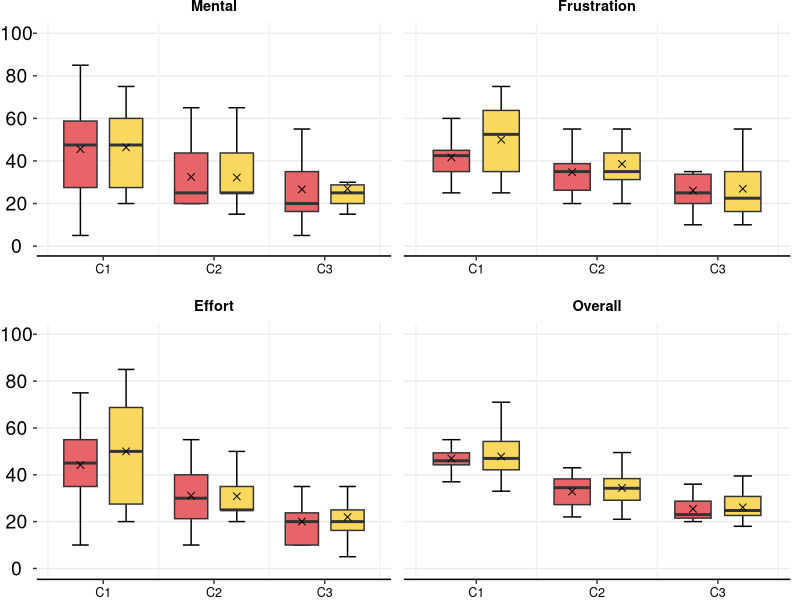

Reproduce this figure in R. (Note: this script raises an error after producing the figure.)
## ---- chunk 1
# library
library(ggplot2)
library(dplyr)
library(broom)
library(tidyr)
library(stats)
library(gridExtra)
library(grid)

coloring = c("#E76469", "#F8D85E","#EDA645","#D1B0B3","#8C99A6","#ADD299","#4FA490","#3B7F9F")
fontsize = 14
dodge = .75
## ---- chunk 2
df=read.csv('csv/tlx.csv', sep=",")
condition_order <- c("C1", "C2", "C3")
param_order <- c("Mental", "Physical", "Temporal", "Performance", "Effort", "Frustration", "Overall")


cp <- function(df, dodge, lab) {
    ggplot(df, aes(x = conditions, y = score)) +
    stat_boxplot(aes(fill = role), geom = "errorbar", width = 0.3, position = position_dodge(1.1*dodge)) +
    geom_boxplot(aes(fill = role), width = 0.8*dodge, coef = 0, outlier.alpha = 0, show.legend = F,
                 position = position_dodge(1.1*dodge)) +
    stat_summary(aes(fill = role), fun.y = mean,
                 geom= "point", shape = 4, size = 2, colour= "black",
                 position = position_dodge(1.1*dodge)) +
    geom_vline(xintercept=c(0.5,1.5,2.5,3.5,4.5),color="#F2F2F2")+ 
    xlab(NULL) +
    ylab(NULL) +
    # stat_pvalue_manual(stat, label = 'p.adj.signif', hide.ns = TRUE, tip.length = 0.02) +
    scale_fill_manual(name= "conditions", values = coloring) +
    scale_color_manual(name = "conditions", values = coloring) +
    scale_y_continuous(minor_breaks = seq(0, 100, 20), breaks = seq(0, 100, by=20), limits=c(0, 100)) +
    annotation_custom(grid::linesGrob(y = c(0,0), gp = grid::gpar(lwd=3))) +
    labs(title = lab) +
    theme_bw()  +
    theme(
      axis.line = element_blank(),
      axis.title.y=element_blank(),
      axis.text.x = element_text(color="black", size=.65*fontsize),
      axis.text.y = element_blank(),
      text = element_text(size=fontsize),
      strip.background = element_blank(),
      plot.background = element_blank(),
      plot.title = element_text(hjust = 0.5, color="black", size=.75*fontsize, face = "bold"),
      plot.tag = element_text(angle = 90, vjust = 1, size=fontsize),
      plot.tag.position = c(1, .5),
      plot.margin = unit(c(0.0, .025, .1, 0), "null"),
      panel.border = element_blank(),
      panel.spacing = unit(c(0, 0, 0, 0), "null"),
      panel.grid.major.x = element_blank(),
      legend.key = element_blank(),
      legend.key.size = unit(.5, "cm"),
      legend.key.height = unit(1, 'cm'),
      legend.key.width = unit(.75, 'cm'),
      legend.position="null",
      legend.direction = "horizontal",
      legend.justification = c("center", "top"),
      legend.title=element_blank(),
      legend.text=element_text(size=fontsize, margin = margin(r = 5)),
      legend.margin = margin(0, 0, 0, 0),
      legend.spacing.x = unit(0.1, "cm"),
      legend.spacing.y = unit(0, "cm"),
      legend.box.just = "right",
      legend.box.background = element_blank()
    )
}

df_me <- df[df$params == 'Mental', ]
df_ph <- df[df$params == 'Physical', ]
df_tm <- df[df$params == 'Temporal', ]
df_pf <- df[df$params == 'Performance', ]
df_ef <- df[df$params == 'Effort', ]
df_fr <- df[df$params == 'Frustration', ]
df_ov <- df[df$params == 'Overall' & (df$role == "VR" | df$role == "AR"), ]

# Create boxplots
a <- cp(df_me, dodge, 'Mental') + theme(axis.text.y = element_text(color="black", size=fontsize))
b <- cp(df_ph, dodge, 'Physical') + theme(axis.ticks = element_blank())
c <- cp(df_tm, dodge, 'Temporal') + theme(axis.ticks = element_blank())
d <- cp(df_ef, dodge, 'Effort') + theme(axis.text.y = element_text(color="black", size=fontsize), 
                                        plot.margin = unit(c(0.0, .025, 0, 0), "null"))
e <- cp(df_fr, dodge, 'Frustration') + theme(axis.ticks.y = element_blank())
f <- cp(df_pf, dodge, 'Performance') + theme(axis.ticks.y = element_blank(), plot.margin = unit(c(0.0, .025, 0, 0), "null"))
g <- cp(df_ov, dodge, 'Overall') + theme(axis.ticks.y = element_blank(), plot.margin = unit(c(0.0, .025, 0, 0), "null"))

final_plot <- grid.arrange(a, e, d, g, nrow = 2, ncol = 2)
# final_plot <- grid.arrange(b, c, f, nrow = 2, ncol = 2)
# grid.arrange(final_plot)


ggsave("out/rtlx.pdf", final_plot, width = 6.65, height = 5, dpi = 1000)
## ---- chunk 3
df=read.csv('csv/task-completion.csv', sep=",")

# Convert the data from wide format to long format
df_long <- df %>%
  pivot_longer(cols = c(task1, task2, task3), names_to = "task", values_to = "time")

# Sort the data by task and time
completion_times <- df_long %>%
  arrange(task, time)

# Calculate the mean, median, and standard deviation for each task completion time
task_stats <- completion_times %>%
  group_by(task) %>%
  summarize(mean_time = mean(time), median_time = median(time), sd_time = sd(time))

task_stats
## ---- chunk 4
# One-Way ANOVA
model <- aov(time ~ task, data = completion_times)
anova_table <- anova(model)
F_val <- anova_table$F[1]
df1 <- anova_table$Df[1]
df2 <- anova_table$Df[2]

# print the results
summary(model)
cat("F(", df1, ", ", df2, ") = ", F_val, "\n")
## ---- chunk 5
bartlett_test <- bartlett.test(time ~ task, data = completion_times)

# Create a data frame to store the test results
test_results <- data.frame(
  statistic = bartlett_test$statistic,
  p.value = bartlett_test$p.value,
  parameter = bartlett_test$parameter
)
test_results
## ---- chunk 6
# Create a string
my_string <- paste(
  "Bartlett's K-squared = ", bartlett_test$statistic, 
  ", df=", bartlett_test$parameter, 
  ", p-value =", bartlett_test$p.value, 
  ", Sigf = ", bartlett_test$p.value < 0.05,
  ", F-stats: ", capture.output(cat("F(", df1, ", ", df2, ") = ", F_val, "\n")))
bartlett_stats <- data.frame(my_string)
bartlett_stats

## ---- chunk 7
write.csv(task_stats, file = "out/task_stats.csv", row.names = FALSE)
write.csv(bartlett_stats, file = "out/task_f_bartlett.csv", row.names = FALSE)
write.csv(summary_data, file = "out/summary_data.csv", row.names = FALSE)
## ---- chunk 8
library(ggplot2)
library(dplyr)
library(broom)
library(tidyr)
library(stats)

coloring = c("#E76469", "#F8D85E","#EDA645","#D1B0B3","#8C99A6","#ADD299","#4FA490","#3B7F9F")
fontsize = 14


df=read.csv('csv/tlx.csv', sep=",")

summary_data =  read.csv('csv/summary_data.csv', sep=",")

# Create horizontal bar chart with error bars
order <- c('Mental',	'Physical',	'Temporal',	'Effort',	'Performance', 'Frustration', 'Overall')

ggplot(summary_data, aes(x = mean_score, y = factor(params, levels = order), fill = conditions)) +
  geom_col(width=.5, position=position_dodge(.6)) +
  geom_errorbar(aes(xmin=mean_score-se_score, xmax=mean_score+se_score), width=.2, position=position_dodge(.6))+
  scale_fill_manual(values = coloring) +
  scale_x_continuous(expand = c(0, 0), limits = c(0, 50)) +
  guides(fill=guide_legend(title="")) +
  theme_bw() +
  theme(axis.line = element_blank(),
        axis.title.x=element_blank(),
        axis.title.y=element_blank(),
        axis.text.x = element_text(color="black", size=fontsize),
        axis.text.y = element_text(color="black", size=fontsize),
        text = element_text(size=fontsize),
        strip.background = element_blank(),
        plot.background = element_blank(),
        plot.margin = unit(c(0.005, .25, 0, 0), "null"),
        panel.border = element_blank(),
        panel.spacing = unit(c(0, 0, 0, 0), "null"),
        legend.position="bottom",
        legend.direction = "horizontal",
        legend.justification = c("center", "top"),
        legend.title=element_blank(),
        legend.text=element_text(size=fontsize),
        legend.box.just = "right",
        legend.box.background = element_blank())


ggsave("out/rtlx.pdf", width = 6.5, height = 4.8, dpi = 1000)
